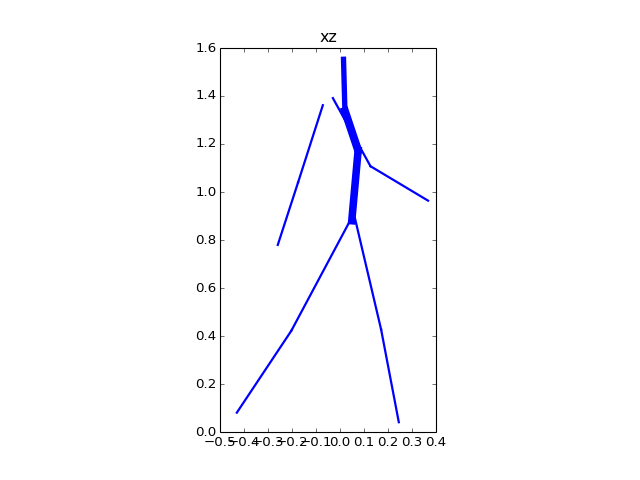

This chart was generated by the following Python code:
import numpy as np
import pylayers.mobility.trajectory as tr
import pylayers.mobility.body.body as body
import matplotlib.pyplot as plt
time = np.arange(0,10,0.1)
v = 4000/3600.
x = v*time
y = np.zeros(len(time))
traj = tr.Trajectory()
traj.generate()
John = body.Body()
John.settopos(traj,2.3)
fig,ax = John.show(plane='xz',color='b')
plt.title('xz')
plt.show()
